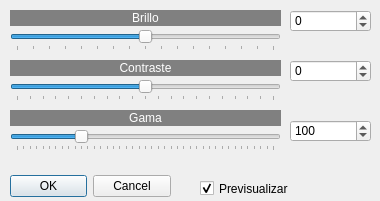
<?xml version="1.0" encoding="UTF-8"?>
<ui version="4.0">
 <class>brillocontrastegamma</class>
 <widget class="QDialog" name="brillocontrastegamma">
  <property name="windowModality">
   <enum>Qt::WindowModality::WindowModal</enum>
  </property>
  <property name="geometry">
   <rect>
    <x>0</x>
    <y>0</y>
    <width>380</width>
    <height>201</height>
   </rect>
  </property>
  <property name="sizePolicy">
   <sizepolicy hsizetype="Fixed" vsizetype="Fixed">
    <horstretch>0</horstretch>
    <verstretch>6</verstretch>
   </sizepolicy>
  </property>
  <property name="minimumSize">
   <size>
    <width>380</width>
    <height>201</height>
   </size>
  </property>
  <property name="maximumSize">
   <size>
    <width>380</width>
    <height>201</height>
   </size>
  </property>
  <property name="sizeIncrement">
   <size>
    <width>0</width>
    <height>6</height>
   </size>
  </property>
  <property name="windowTitle">
   <string>Brillo/contraste...</string>
  </property>
  <property name="windowIcon">
   <iconset resource="recursos.qrc">
    <normaloff>:/imagenes/icono.png</normaloff>:/imagenes/icono.png</iconset>
  </property>
  <widget class="QDialogButtonBox" name="buttonBox">
   <property name="geometry">
    <rect>
     <x>10</x>
     <y>170</y>
     <width>161</width>
     <height>32</height>
    </rect>
   </property>
   <property name="orientation">
    <enum>Qt::Orientation::Horizontal</enum>
   </property>
   <property name="standardButtons">
    <set>QDialogButtonBox::StandardButton::Cancel|QDialogButtonBox::StandardButton::Ok</set>
   </property>
  </widget>
  <widget class="QSlider" name="horizontalSlider">
   <property name="geometry">
    <rect>
     <x>10</x>
     <y>30</y>
     <width>271</width>
     <height>21</height>
    </rect>
   </property>
   <property name="minimum">
    <number>-256</number>
   </property>
   <property name="maximum">
    <number>256</number>
   </property>
   <property name="pageStep">
    <number>16</number>
   </property>
   <property name="orientation">
    <enum>Qt::Orientation::Horizontal</enum>
   </property>
   <property name="tickPosition">
    <enum>QSlider::TickPosition::TicksBelow</enum>
   </property>
   <property name="tickInterval">
    <number>32</number>
   </property>
  </widget>
  <widget class="QLabel" name="label">
   <property name="geometry">
    <rect>
     <x>10</x>
     <y>10</y>
     <width>271</width>
     <height>16</height>
    </rect>
   </property>
   <property name="styleSheet">
    <string notr="true">background-color: rgb(128, 128, 128);
color: rgb(255, 255, 255);</string>
   </property>
   <property name="text">
    <string>Brillo</string>
   </property>
   <property name="alignment">
    <set>Qt::AlignmentFlag::AlignCenter</set>
   </property>
  </widget>
  <widget class="QSpinBox" name="spinBox">
   <property name="geometry">
    <rect>
     <x>290</x>
     <y>10</y>
     <width>81</width>
     <height>22</height>
    </rect>
   </property>
   <property name="minimum">
    <number>-256</number>
   </property>
   <property name="maximum">
    <number>256</number>
   </property>
  </widget>
  <widget class="QSpinBox" name="spinBox_2">
   <property name="geometry">
    <rect>
     <x>290</x>
     <y>60</y>
     <width>81</width>
     <height>22</height>
    </rect>
   </property>
   <property name="minimum">
    <number>-100</number>
   </property>
   <property name="maximum">
    <number>100</number>
   </property>
  </widget>
  <widget class="QSlider" name="horizontalSlider_2">
   <property name="geometry">
    <rect>
     <x>10</x>
     <y>80</y>
     <width>271</width>
     <height>21</height>
    </rect>
   </property>
   <property name="minimum">
    <number>-100</number>
   </property>
   <property name="maximum">
    <number>100</number>
   </property>
   <property name="orientation">
    <enum>Qt::Orientation::Horizontal</enum>
   </property>
   <property name="tickPosition">
    <enum>QSlider::TickPosition::TicksBelow</enum>
   </property>
   <property name="tickInterval">
    <number>10</number>
   </property>
  </widget>
  <widget class="QLabel" name="label_2">
   <property name="geometry">
    <rect>
     <x>10</x>
     <y>60</y>
     <width>271</width>
     <height>16</height>
    </rect>
   </property>
   <property name="styleSheet">
    <string notr="true">background-color: rgb(128, 128, 128);
color: rgb(255, 255, 255);</string>
   </property>
   <property name="text">
    <string>Contraste</string>
   </property>
   <property name="alignment">
    <set>Qt::AlignmentFlag::AlignCenter</set>
   </property>
  </widget>
  <widget class="QCheckBox" name="checkBox">
   <property name="geometry">
    <rect>
     <x>200</x>
     <y>180</y>
     <width>101</width>
     <height>17</height>
    </rect>
   </property>
   <property name="text">
    <string>Previsualizar</string>
   </property>
   <property name="checked">
    <bool>true</bool>
   </property>
  </widget>
  <widget class="QSlider" name="horizontalSlider_3">
   <property name="geometry">
    <rect>
     <x>10</x>
     <y>130</y>
     <width>271</width>
     <height>21</height>
    </rect>
   </property>
   <property name="minimum">
    <number>0</number>
   </property>
   <property name="maximum">
    <number>400</number>
   </property>
   <property name="value">
    <number>100</number>
   </property>
   <property name="orientation">
    <enum>Qt::Orientation::Horizontal</enum>
   </property>
   <property name="tickPosition">
    <enum>QSlider::TickPosition::TicksBelow</enum>
   </property>
   <property name="tickInterval">
    <number>10</number>
   </property>
  </widget>
  <widget class="QLabel" name="label_3">
   <property name="geometry">
    <rect>
     <x>10</x>
     <y>110</y>
     <width>271</width>
     <height>16</height>
    </rect>
   </property>
   <property name="styleSheet">
    <string notr="true">background-color: rgb(128, 128, 128);
color: rgb(255, 255, 255);</string>
   </property>
   <property name="text">
    <string>Gama</string>
   </property>
   <property name="alignment">
    <set>Qt::AlignmentFlag::AlignCenter</set>
   </property>
  </widget>
  <widget class="QSpinBox" name="spinBox_3">
   <property name="geometry">
    <rect>
     <x>290</x>
     <y>120</y>
     <width>81</width>
     <height>22</height>
    </rect>
   </property>
   <property name="minimum">
    <number>0</number>
   </property>
   <property name="maximum">
    <number>400</number>
   </property>
   <property name="value">
    <number>100</number>
   </property>
  </widget>
 </widget>
 <resources>
  <include location="recursos.qrc"/>
 </resources>
 <connections>
  <connection>
   <sender>buttonBox</sender>
   <signal>accepted()</signal>
   <receiver>brillocontrastegamma</receiver>
   <slot>accept()</slot>
   <hints>
    <hint type="sourcelabel">
     <x>248</x>
     <y>254</y>
    </hint>
    <hint type="destinationlabel">
     <x>157</x>
     <y>274</y>
    </hint>
   </hints>
  </connection>
  <connection>
   <sender>buttonBox</sender>
   <signal>rejected()</signal>
   <receiver>brillocontrastegamma</receiver>
   <slot>reject()</slot>
   <hints>
    <hint type="sourcelabel">
     <x>316</x>
     <y>260</y>
    </hint>
    <hint type="destinationlabel">
     <x>286</x>
     <y>274</y>
    </hint>
   </hints>
  </connection>
 </connections>
</ui>
